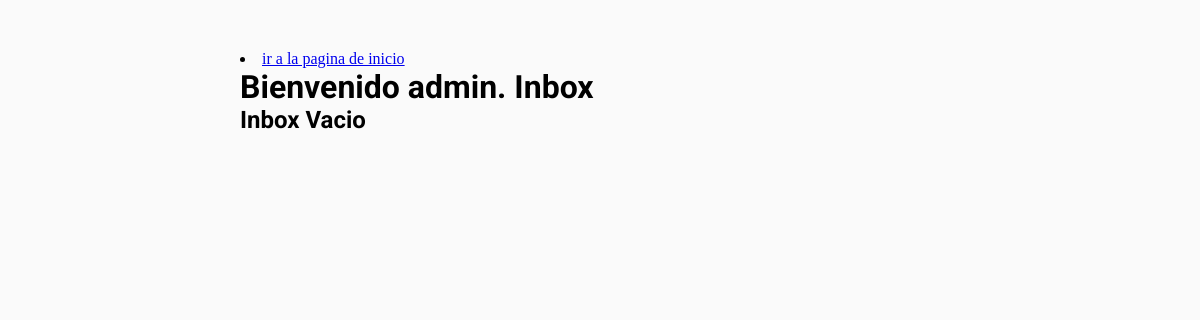
The app's page /chatapp/ (signed in), older data.
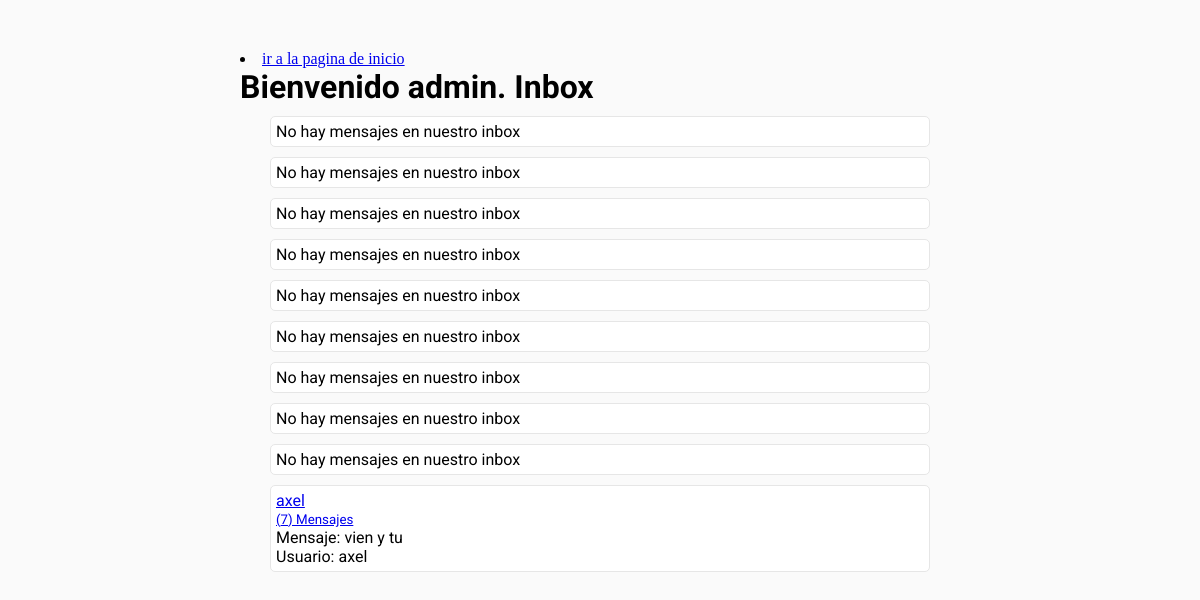
The same page, newer data.
### chat_app/models.py (models this page shows)
class ModelBase(models.Model):
	id = models.UUIDField(default=uuid.uuid4, primary_key=True, db_index=True, editable=False)
	tiempo = models.DateTimeField(auto_now_add=True)
	actualizar = models.DateTimeField(auto_now=True)
	class Meta:
		abstract = True

class Canal(ModelBase):
	usuarios = models.ManyToManyField(User, blank=True, through=CanalUsuario)
	objects = CanalManager()

class CanalUsuario(ModelBase):
	canal  = models.ForeignKey("Canal", null=True, on_delete=models.SET_NULL)
	usuario = models.ForeignKey(User, on_delete=models.CASCADE)

class CanalMensaje(ModelBase):
	canal   = models.ForeignKey("Canal", on_delete=models.CASCADE)
	usuario = models.ForeignKey(User, on_delete=models.CASCADE)
	texto =  models.TextField()

### chat_app/views.py (the view)
# urls.py: path("", Inbox.as_view(), name="inbox"),
class Inbox(View):
	def get(self, request):
		inbox = Canal.objects.filter(canalusuario__usuario__in=[request.user.id])
		context = {
			"inbox":inbox
		}
		return render(request, 'chat_app/inbox.html', context)

### chat_app/models.py (called while the page is built)
	def get_queryset(self, *args, **kwargs):
		return CanalQuerySet(self.model, using=self._db)

### chat_app/templates/chat_app/inbox.html (shortened to what this page needs)
{% extends 'chat_app/base.html' %}
{% block contenedor %}
<h1>
	Bienvenido {{user}}. Inbox
</h1>
{% for inbox in inbox %}
<div class="div_inbox">
	{% for second_user in inbox.canalusuario_set.all %}
		{% if second_user.usuario ==  request.user %}
		{% else %}
			<a href="{% url 'detailms' second_user.usuario.username %}">
				<p>
					{{second_user.usuario}}
				</p>
				<small>
					({{inbox.canalmensaje_set.count}}) Mensajes
				</small>
			</a>
		{% endif %}
	{% endfor %}
	{% if inbox.canalmensaje_set.count != 0 %}
		<div class="div_ms_inbox">
			{% with ultimo_mensaje=inbox.canalmensaje_set.last %}
				<p>
					Mensaje: {{ultimo_mensaje.texto}}
				</p>
				<p>
					Usuario: {{ultimo_mensaje.usuario}}
				</p>
			{% endwith %}
		</div>
	{% else %}
		<p>
			No hay mensajes en nuestro inbox
		</p>
	{% endif %}
</div>
{% empty %}
<h2>
	Inbox Vacio
</h2>
{% endfor %}
{% endblock %}

### chat_app/templates/chat_app/base.html (shortened to what this page needs)
<!DOCTYPE html>
<html>
<head>
</head>
<body>
	<div class="div_main">
		<li class="nav-item"><a class="nav-link" href="../../appblog">ir a la pagina de inicio</a></li>
		{% block contenedor %}
		{% endblock %}
	</div>
</body>
</html>

### chat_app/templates/chat_app/base.html (style rules this page uses)
* { margin: 0; padding: 0; }
body { background:#fafafa; }
h1, h2, h3, p, small { font-family: 'Roboto', sans-serif; }
.div_main { width: 60%; margin: 50px auto; }

### chat_app/templates/chat_app/inbox.html (style rules this page uses)
.div_inbox { width: 90%; margin:10px auto; background: #fff; border-radius: 5px; border:1px solid #e6e6e6; padding: 5px; }

Row changes from the older to the newer data that the page shows:
added Canal: shows "No hay mensajes en nuestro inbox"
added Canal: shows "No hay mensajes en nuestro inbox"
added Canal: shows "No hay mensajes en nuestro inbox"
added Canal: shows "No hay mensajes en nuestro inbox"
added Canal: shows "No hay mensajes en nuestro inbox"
added Canal: canalmensaje_set.count "7", canalmensaje_set.last.texto "vien y tu", canalmensaje_set.last.usuario "axel"
added CanalUsuario: usuario "axel"
Text that changed along with them:
text no longer shown: "Inbox Vacio"
